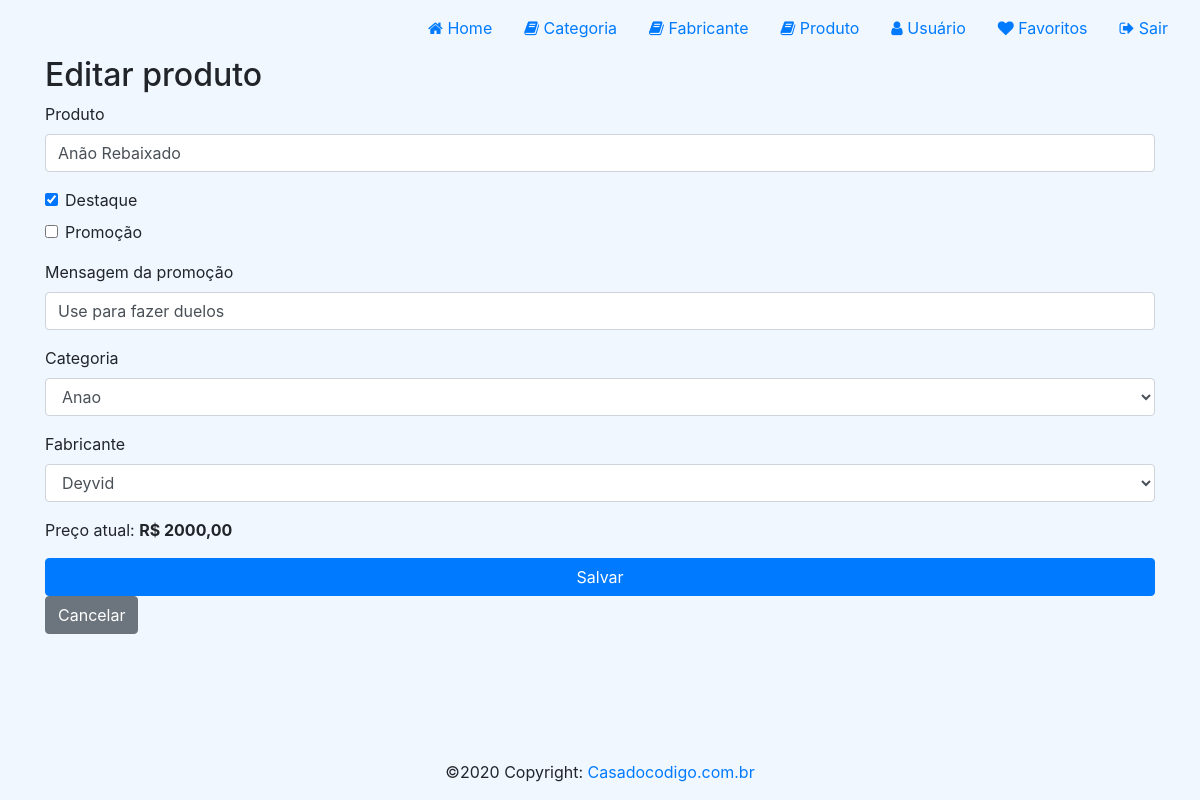
The page /produto/edit/1 (signed in) on the database its author committed.
### loja/models/Produto.py (models this page shows, shortened)
class Produto(models.Model):
    produtoo = models.CharField(max_length=100)
    destaque = models.BooleanField(default=True)
    promocao = models.BooleanField(default=True)
    msgPromocao = models.CharField(max_length=100, null=True, blank=True)
    preco = models.DecimalField(max_digits=8, decimal_places=2)
    categoria = models.ForeignKey(
        Categoria,
        null=True,
        related_name='categoria' ,
        on_delete=models.SET_NULL,
    )
    fabricante = models.ForeignKey(
        Fabricante,
        null=True,
        related_name='fabricantee' ,
        on_delete=models.SET_NULL,
    )
    criado_em = models.DateTimeField(auto_now_add=True)
    alterado_em = models.DateTimeField(auto_now=True)
    image = models.ImageField(null=True, blank=True)

### loja/models/Categoria.py (models this page shows, shortened)
class Categoria(models.Model):
    Categoria = models.CharField(max_length=100)
    criado_em = models.DateTimeField(auto_now_add=True)
    alterado_em = models.DateTimeField(auto_now=True)

### loja/models/Fabricante.py (models this page shows, shortened)
class Fabricante(models.Model):
    fabricante = models.CharField(max_length=100)
    criado_em = models.DateTimeField(auto_now_add=True)
    alterado_em = models.DateTimeField(auto_now=True)

### loja/views/ProdutoView.py (the view)
@login_required
def edit_produto_view(request, id):
    produto = get_object_or_404(Produto, id=id)
    context = {
        'produto': produto,
        'fabricantes': Fabricante.objects.all(),
        'categorias': Categoria.objects.all(),
    }
    return render(request, 'produto/produto-edit.html', context)

### loja/templates/produto/produto-edit.html (shortened to what this page needs)
{% extends "base.html" %}
{% load static %}
{% block styles %}<link rel="stylesheet" href="{% static 'css/home.css' %}">{% endblock %}
{% block content %}
<div id="content"><div class="container">
    <h2>Editar produto</h2>
    <form method="POST" action="{% url 'edit_produto_postback' %}">
        <div class="form-group"><label for="Produto">Produto</label><input id="Produto" value="{{ produto.produtoo }}" name="Produto" class="form-control" maxlength="100" required></div>
        <div class="form-check mb-2"><input id="destaque" type="checkbox" name="destaque" class="form-check-input" {% if produto.destaque %}checked{% endif %}><label for="destaque" class="form-check-label">Destaque</label></div>
        <div class="form-check mb-3"><input id="promocao" type="checkbox" name="promocao" class="form-check-input" {% if produto.promocao %}checked{% endif %}><label for="promocao" class="form-check-label">Promoção</label></div>
        <div class="form-group"><label for="msgPromocao">Mensagem da promoção</label><input id="msgPromocao" value="{{ produto.msgPromocao|default:'' }}" name="msgPromocao" class="form-control" maxlength="100"></div>
        <div class="form-group">
            <label for="CategoriaFk">Categoria</label>
            <select id="CategoriaFk" name="CategoriaFk" class="form-control" required>
                {% for categoria in categorias %}<option value="{{ categoria.id }}" {% if produto.categoria_id == categoria.id %}selected{% endif %}>{{ categoria.Categoria }}</option>{% endfor %}
            </select>
        </div>
        <div class="form-group">
            <label for="FabricanteFk">Fabricante</label>
            <select id="FabricanteFk" name="FabricanteFk" class="form-control" required>
                {% for fabricante in fabricantes %}<option value="{{ fabricante.id }}" {% if produto.fabricante_id == fabricante.id %}selected{% endif %}>{{ fabricante.fabricante }}</option>{% endfor %}
            </select>
        </div>
        <p>Preço atual: <strong>R$ {{ produto.preco|floatformat:2 }}</strong></p>
        <button type="submit" class="btn btn-primary">Salvar</button>
        <a href="{% url 'produtos' %}" class="btn btn-secondary">Cancelar</a>
    </form>
</div></div>
{% endblock %}

### loja/static/css/global.css (style rules this page uses)
#content { min-height: calc(100vh - 112px); }

### loja/static/css/home.css (style rules this page uses)
body { background-color: #f1f7ff; }
#content form { margin-top: calc(50vh, 241px); }
#content form button { width: 100%; }

### rows shown on the page
Produto: Produto "Anão Rebaixado", destaque "☑", msgPromocao "Use para fazer duelos", CategoriaFk "Anao", FabricanteFk "Deyvid", preco "2000,00"
